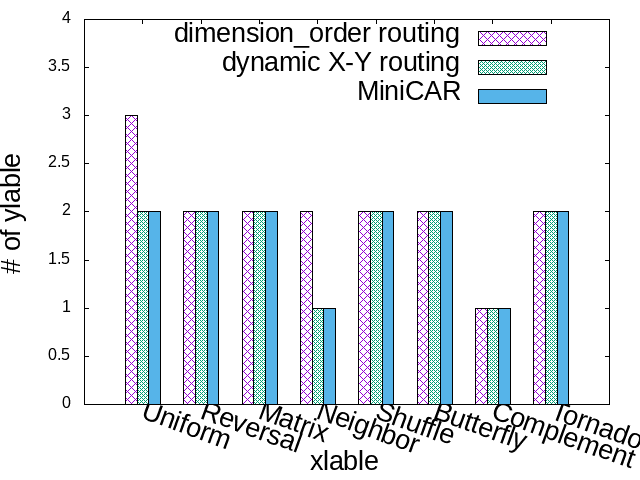

The gnuplot source for this figure:
set yrange [0:4]
set key top left font ", 20"
# set key center tmargin horizontal box font "GothicBBB-Medium-RKSJ-H, 13"
# set key top outside horizontal center font "GothicBBB-Medium-RKSJ-H, 13"
#set grid
set style data histograms
# set style fill solid 1.00 border -1
set style fill pattern 1 border -1
#set title "title"
set xtics rotate by -20 font ", 20"
set xlabel "xlable" font ", 20"
set ylabel "\# of ylable" font ",20" 
 
# https://stackoverflow.com/questions/43368634/gnuplot-histogram-with-plot-line?rq=1 
# #set border 3
# #number of columns to be plotted
# N=8
# #vertical offset
# OFFSET=0
# #gapwidth (set to gnuplot's default)
# GW=2
# xbox(x,i)=x+(i-N*0.5)/(N+GW)
# set boxwidth 0.9
# set tics nomirror out scale 0.75
# set style fill solid 0.8

set terminal postscript eps color 20    
set output 'histograms.eps'  
plot  'histograms.txt' using ($2):xtic(1) title "dimension\\_order routing", '' using ($6) title "dynamic X-Y routing", '' using ($5) title "MiniCAR"#, '' using ($5) every 2 title "MiniCAR"
# ,'dot.txt' using (xbox($0,1)):($2+OFFSET) title "queuing time" with points pt 9 lc rgb "black", '' using (xbox($0,2)):($3+OFFSET) notitle with points pt 9 lc rgb "black", '' using (xbox($0,3)):($4+OFFSET) notitle with points pt 9 lc rgb "black", '' using (xbox($0,4)):($5+OFFSET) notitle with points pt 9 lc rgb "black", '' using (xbox($0,5)):($6+OFFSET) notitle with points pt 9 lc rgb "black", '' using (xbox($0,6)):($7+OFFSET) notitle with points pt 9 lc rgb "black", '' using (xbox($0,7)):($8+OFFSET) notitle with points pt 9 lc rgb "black", '' using (xbox($0,8)):($9+OFFSET) notitle with points pt 9 lc rgb "black"


set terminal png
set output 'histograms.png' 
replot
